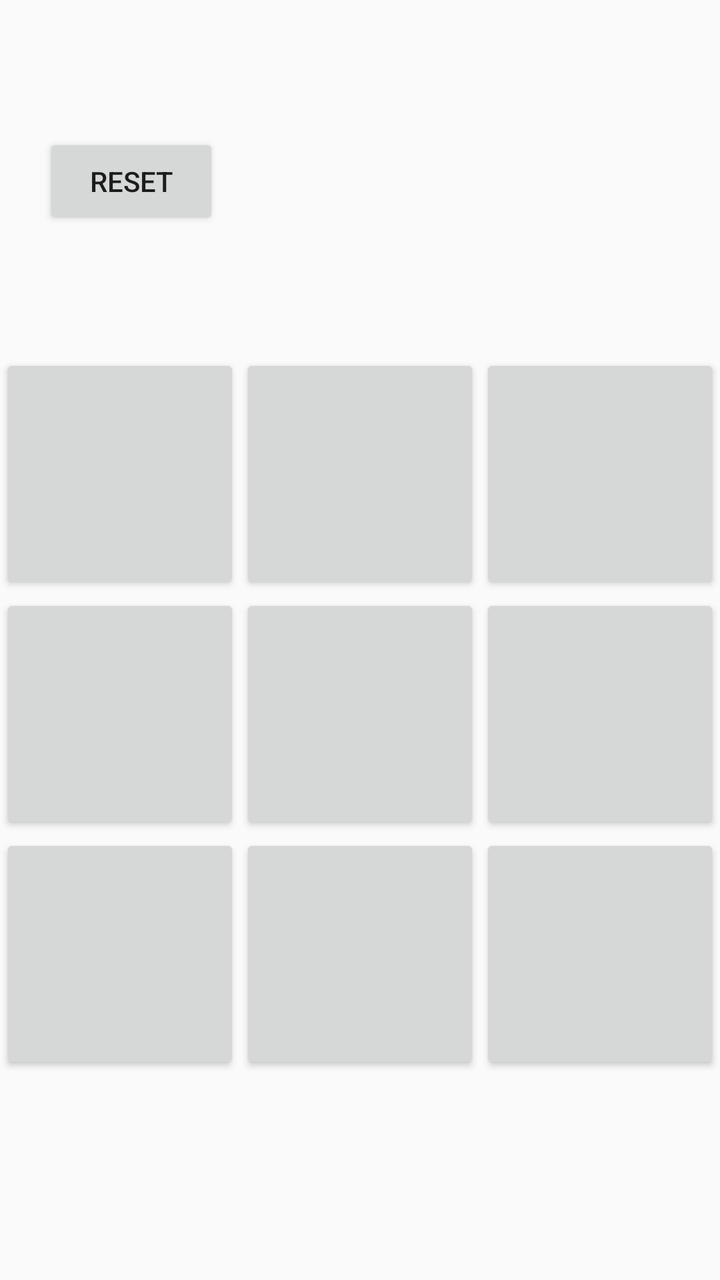
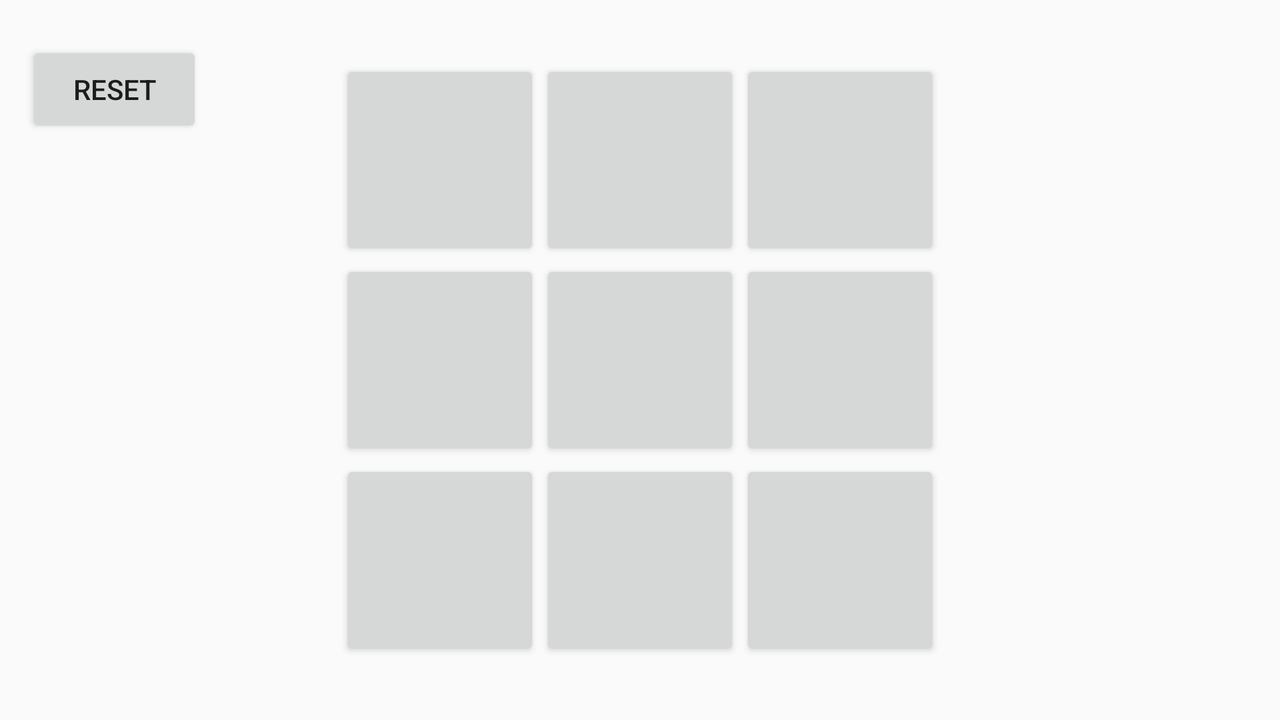

One screen, two layout resources from the same app: the default and the repository's alternative for another configuration. Each is rendered where Android would select it; the XML of both is given below.
<!-- AndroidManifest.xml: application theme Theme.Notakto -->
<!-- res/layout/fragment_notakto.xml -->
<?xml version="1.0" encoding="utf-8"?>
<androidx.constraintlayout.widget.ConstraintLayout

    xmlns:android="http://schemas.android.com/apk/res/android"
    xmlns:app="http://schemas.android.com/apk/res-auto"
    android:layout_height="match_parent"
    android:layout_width="match_parent"
    android:orientation="vertical">


    <GridLayout
        android:id="@+id/gridLayout"
        android:layout_width="wrap_content"
        android:layout_height="wrap_content"
        android:columnCount="3"
        app:layout_constraintBottom_toBottomOf="parent"
        app:layout_constraintEnd_toEndOf="parent"
        app:layout_constraintStart_toStartOf="parent"
        app:layout_constraintTop_toBottomOf="@+id/textView2">

        <Button
            android:id="@+id/btn0"
            android:layout_width="120dp"
            android:layout_height="120dp"
            android:shadowColor="#0B0A0A"
            android:text="" />

        <Button
            android:id="@+id/btn1"
            android:layout_width="120dp"
            android:layout_height="120dp"
            android:text="" />

        <Button
            android:id="@+id/btn2"
            android:layout_width="120dp"
            android:layout_height="120dp"
            android:text="" />

        <Button
            android:id="@+id/btn3"
            android:layout_width="120dp"
            android:layout_height="120dp"
            android:text="" />

        <Button
            android:id="@+id/btn4"
            android:layout_width="120dp"
            android:layout_height="120dp"
            android:text="" />

        <Button
            android:id="@+id/btn5"
            android:layout_width="120dp"
            android:layout_height="120dp"
            android:text="" />

        <Button
            android:id="@+id/btn6"
            android:layout_width="120dp"
            android:layout_height="120dp"
            android:text="" />

        <Button
            android:id="@+id/btn7"
            android:layout_width="120dp"
            android:layout_height="120dp"
            android:text="" />

        <Button
            android:id="@+id/btn8"
            android:layout_width="120dp"
            android:layout_height="120dp"
            android:text="" />
    </GridLayout>

    <TextView
        android:id="@+id/textView2"
        android:layout_width="299dp"
        android:layout_height="70dp"
        android:layout_marginTop="4dp"
        app:layout_constraintEnd_toEndOf="parent"
        app:layout_constraintHorizontal_bias="0.294"
        app:layout_constraintStart_toStartOf="parent"
        app:layout_constraintTop_toTopOf="parent" />

    <Button
        android:id="@+id/buttonRenitialiser"
        android:layout_width="wrap_content"
        android:layout_height="wrap_content"
        android:text="@string/txt_Reset"
        app:layout_constraintBottom_toTopOf="@+id/gridLayout"
        app:layout_constraintEnd_toEndOf="parent"
        app:layout_constraintHorizontal_bias="0.08"
        app:layout_constraintStart_toStartOf="parent"
        app:layout_constraintTop_toTopOf="parent"
        app:layout_constraintVertical_bias="0.518" />
</androidx.constraintlayout.widget.ConstraintLayout>
<!-- resources referenced by this layout -->
<resources>
  <string name="txt_Reset">Reset</string>
  <style name="Theme.Notakto" parent="Theme.AppCompat.Light.DarkActionBar">
          
          <item name="colorPrimary">@color/purple_500</item>
          <item name="colorPrimaryDark">@color/purple_700</item>
          <item name="colorAccent">@color/teal_200</item>
          
      </style>
</resources>
<!-- res/layout-land/fragment_notakto.xml (the repository's variant of the layout above) -->
<!-- drawn on the phone turned sideways -->
<?xml version="1.0" encoding="utf-8"?>
<androidx.constraintlayout.widget.ConstraintLayout

    xmlns:android="http://schemas.android.com/apk/res/android"
    xmlns:app="http://schemas.android.com/apk/res-auto"
    xmlns:tools="http://schemas.android.com/tools"
    android:layout_height="match_parent"
    android:layout_width="match_parent"
    android:orientation="vertical">


    <GridLayout
        android:id="@+id/gridLayout"
        android:layout_width="wrap_content"
        android:layout_height="wrap_content"
        android:columnCount="3"
        app:layout_constraintBottom_toBottomOf="parent"
        app:layout_constraintEnd_toEndOf="parent"
        app:layout_constraintStart_toStartOf="parent"
        app:layout_constraintTop_toTopOf="parent">

        <Button
            android:id="@+id/btn0"
            android:layout_width="100dp"
            android:layout_height="100dp"
            android:shadowColor="#0B0A0A"
            android:text="" />

        <Button
            android:id="@+id/btn1"
            android:layout_width="100dp"
            android:layout_height="100dp"
            android:text="" />

        <Button
            android:id="@+id/btn2"
            android:layout_width="100dp"
            android:layout_height="100dp"
            android:text="" />

        <Button
            android:id="@+id/btn3"
            android:layout_width="100dp"
            android:layout_height="100dp"
            android:text="" />

        <Button
            android:id="@+id/btn4"
            android:layout_width="100dp"
            android:layout_height="100dp"
            android:text="" />

        <Button
            android:id="@+id/btn5"
            android:layout_width="100dp"
            android:layout_height="100dp"
            android:text="" />

        <Button
            android:id="@+id/btn6"
            android:layout_width="100dp"
            android:layout_height="100dp"
            android:text="" />

        <Button
            android:id="@+id/btn7"
            android:layout_width="100dp"
            android:layout_height="100dp"
            android:text="" />

        <Button
            android:id="@+id/btn8"
            android:layout_width="100dp"
            android:layout_height="100dp"
            android:text="" />
    </GridLayout>

    <TextView
        android:id="@+id/textView2"
        android:layout_width="179dp"
        android:layout_height="65dp"
        android:layout_marginTop="108dp"
        app:layout_constraintEnd_toEndOf="parent"
        app:layout_constraintHorizontal_bias="0.0"
        app:layout_constraintStart_toStartOf="parent"
        app:layout_constraintTop_toTopOf="parent" />

    <Button
        android:id="@+id/buttonRenitialiser"
        android:layout_width="wrap_content"
        android:layout_height="wrap_content"
        android:text="@string/txt_Reset"
        app:layout_constraintBottom_toTopOf="@+id/textView2"
        app:layout_constraintEnd_toEndOf="parent"
        app:layout_constraintHorizontal_bias="0.024"
        app:layout_constraintStart_toStartOf="parent"
        app:layout_constraintTop_toTopOf="parent"
        app:layout_constraintVertical_bias="0.345" />
</androidx.constraintlayout.widget.ConstraintLayout>
